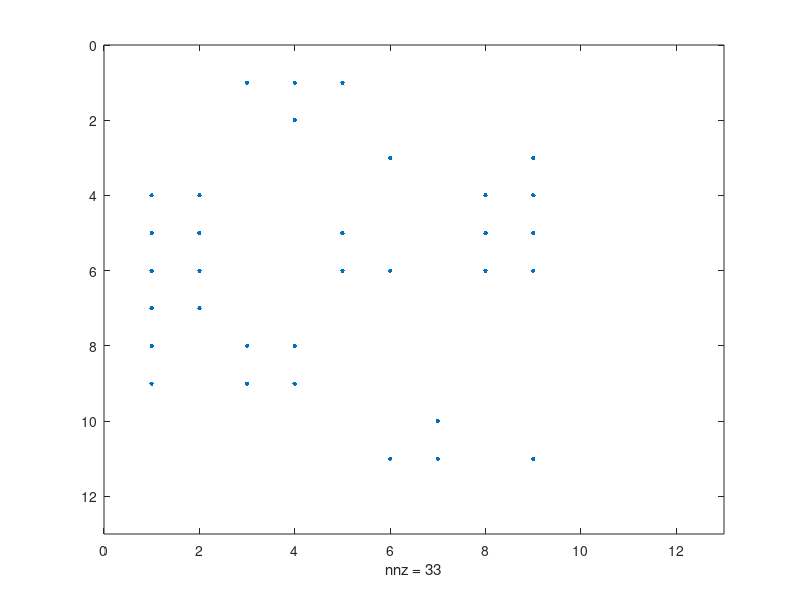

Here is the MATLAB script that generated this plot:
clear all;
clc;

% Tamaño de la cuadrícula NxN
N = 10;

% Probabilidad de células vivas al inicio
prob = 0.2;

% Se crea una matriz A de tamaño (N+2) x (N+2) llena de ceros.
% Se utiliza un tamaño mayor que N para incluir un borde de ceros alrededor de la cuadrícula.
% Usar N+2 para que el borde de la cuadrícula sea cero
A = zeros(N+2, N+2);

% Se asigna a la submatriz interior de A (sin el borde) valores aleatorios generados por la función rand(N).
% Esto crea una distribución aleatoria de células vivas y muertas en la cuadrícula.
A(2:N+1, 2:N+1) = rand(N);

% Se crea una matriz G del mismo tamaño que A y se asignan valores lógicos (true o false)
% en función de si los elementos correspondientes en A son menores que prob.
% Esto crea una matriz G donde true representa una célula viva y false representa una célula muerta.
G = (A < prob);

for i = 1:1
    % Se crea una matriz A_temp para almacenar la nueva generación de células.
    A_temp = zeros(N+2, N+2);

    % Recorren cada posición en la cuadrícula (incluyendo el borde) utilizando las variables fila y columna.
    for fila = 1:N+2
       for columna = 1:N+2

           % En cada posición de la cuadrícula, se calculan los vecinos diagonales y los vecinos más cercanos.

           % Vecinos diagonales
           vecinos_diagonales = G(mod(fila-2, N)+1, mod(columna-2, N)+1) + G(mod(fila-2, N)+1, mod(columna, N)+1) ...
               + G(mod(fila, N)+1, mod(columna-2, N)+1) + G(mod(fila, N)+1, mod(columna, N)+1);

           % Vecinos más cercanos
           vecinos_cercanos = G(mod(fila-2, N)+1, columna) + G(fila, mod(columna-2, N)+1) + G(fila, mod(columna, N)+1) ... 
               + G(mod(fila, N)+1, columna);

           % n se actualiza sumando el número de vecinos vivos.

           % Número de vecinos vivos
           n = vecinos_diagonales + vecinos_cercanos;

           % Si una célula viva tiene menos de 2 o más de 3 vecinos vivos,
           % la célula debe morir debido a la falta de población o sobrepoblación
           if (G(fila, columna) == 1) && ((n < 2) || (n > 3))
               A_temp(fila, columna) = 0;

           % Si una célula viva tiene 2 o 3 vecinos vivos, sigue viva
           elseif (G(fila, columna) == 1) && ((n == 2) || (n == 3))
               A_temp(fila, columna) = 1;

           % Si una célula muerta tiene exactamente 3 vecinos vivos, se convierte en una célula viva
           % en la siguiente generación, como si fuera repoblación
           elseif (G(fila, columna) == 0) && (n == 3)
               A_temp(fila, columna) = 1;
           end

       end
    end

    % Se actualiza la matriz G con la nueva generación almacenada en A_temp.
    G = A_temp

    % Gráfico
    pause(0.1)
    %spy(G(2:N+1, 2:N+1), '.', 10)  % Excluir el borde al graficar
    spy(G, '.', 10)
    drawnow
end

